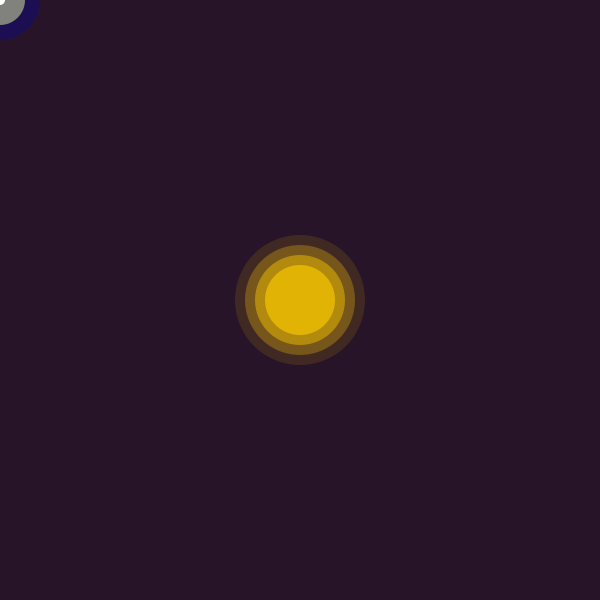
Frame 1 (no input)
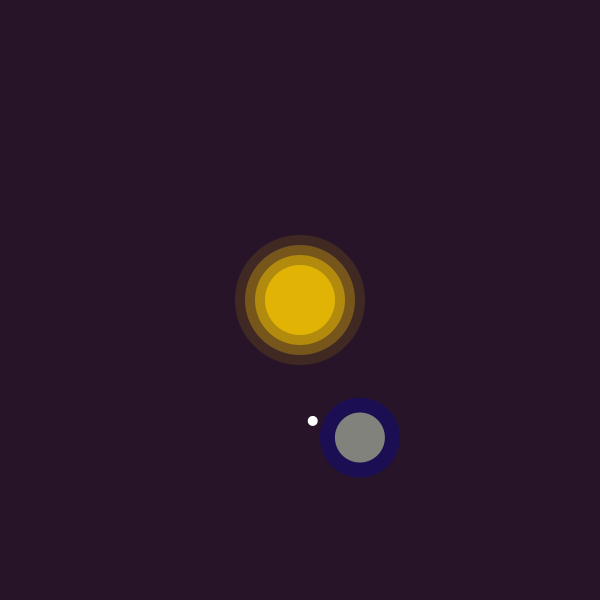
Frame 60 (the mouse pressed at the canvas centre just before this capture)
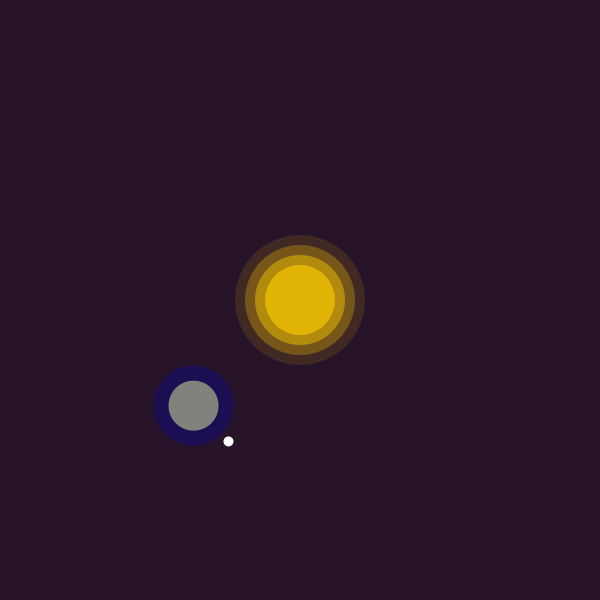
Frame 120 (the mouse held since frame 60 and released just before this capture)

The Processing sketch that drew these frames (run headless with seeded random() and noise(); from frame 60 on, the mouse is pressed at the canvas centre):

// Processing sketch: lynchs05e00
// ── lynchs05e00.pde
float a, b, posX, posY, velX, posX2, posY2;
float px, py, px2, py2;
void setup() {
  size(600, 600);
}

void draw() {
  background(40, 20, 40);
  noStroke();
  sol(width/2, height/2);
  planeta(width/2,height/2,50,150,.02);
}

void luna(float posX2, float posY2, float rd, float tam) {
  fill(255);
  ellipse(px2, py2, tam, tam);
  velX = .06;
  px2 = rd * cos(a) + (posX2);  
  py2 = rd * sin(a) + (posY2); // Movimiento no lineal.
  a += velX;
}

void planeta(float posX, float posY, float tam, float r,float vel) {
  fill(190,190,100);
  ellipse(px, py, tam, tam);
  fill(0, 0, 180,80);
  ellipse(px, py, tam+30, tam+30);
  px = r * cos(b) + (posX);  
  py = r * sin(b) + (posY); // Movimiento no lineal.
  b += vel;
  luna(px,py,50,10);
}

void sol(float posX, float posY) {
  for (int i = 0; i<6; i++) {
    fill(255, 205, 0, 155-i*42);
    float sz = 70+i*20;
    ellipse(posX, posY, sz, sz);
  }
}
